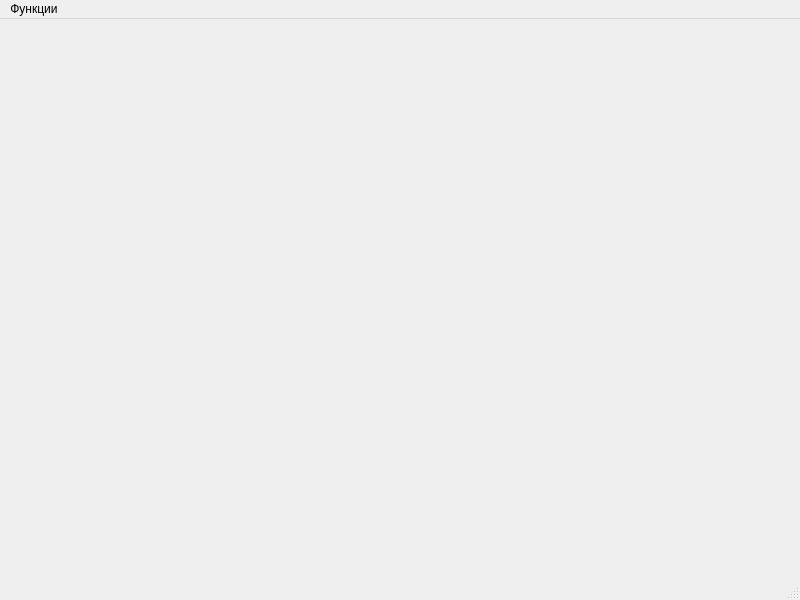
<?xml version="1.0" encoding="UTF-8"?>
<ui version="4.0">
 <class>MainWindow</class>
 <widget class="QMainWindow" name="MainWindow">
  <property name="geometry">
   <rect>
    <x>0</x>
    <y>0</y>
    <width>800</width>
    <height>600</height>
   </rect>
  </property>
  <property name="windowTitle">
   <string>MainWindow</string>
  </property>
  <widget class="QWidget" name="centralwidget"/>
  <widget class="QMenuBar" name="menubar">
   <property name="geometry">
    <rect>
     <x>0</x>
     <y>0</y>
     <width>800</width>
     <height>29</height>
    </rect>
   </property>
   <widget class="QMenu" name="menu">
    <property name="title">
     <string>Функции</string>
    </property>
    <addaction name="action"/>
    <addaction name="action_2"/>
   </widget>
   <addaction name="menu"/>
  </widget>
  <widget class="QStatusBar" name="statusbar"/>
  <action name="action">
   <property name="text">
    <string>Суперпользователь</string>
   </property>
  </action>
  <action name="action_2">
   <property name="text">
    <string>Остановить Сервер</string>
   </property>
  </action>
 </widget>
 <resources/>
 <connections/>
</ui>
